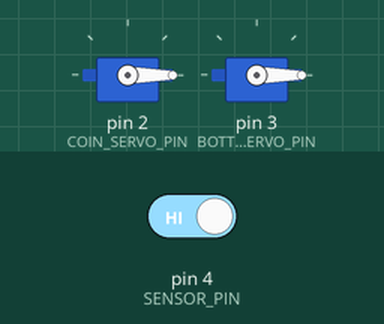
This sketch was run on a simulated Arduino Uno, built with avr-gcc and run on an emulated ATmega328P. Shown: 2 × servo. The inputs (shaded band) are chosen by the test bench; at power-on: pin 4 (SENSOR_PIN) HIGH. EEPROM starts erased.

Above: at 1.8 s.
1.9 s: pin 4 (SENSOR_PIN) driven LOW
At 2.38 s:
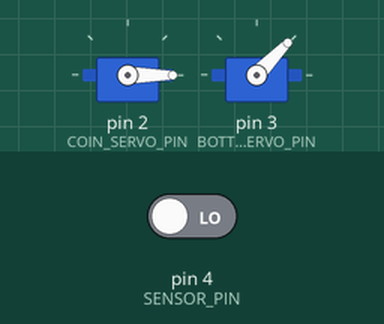
At 3.2 s:
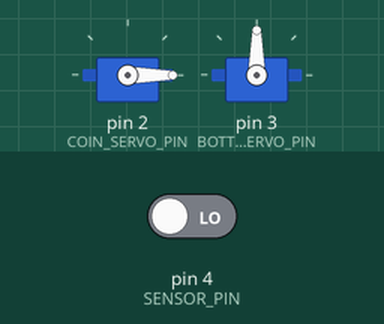
4.9 s: pin 4 (SENSOR_PIN) driven HIGH
At 7.5 s:
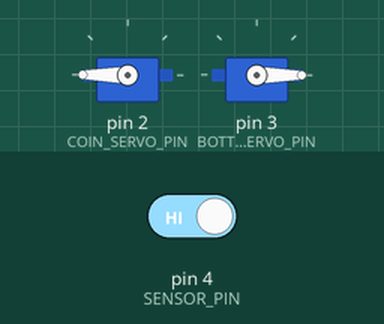
Timing chart, 0 to 10.9 s (numbered marks = the images above; inputs shaded):
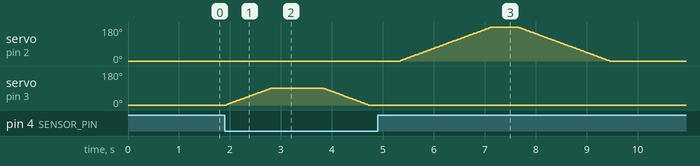

Measured:
- after the input at 1.9 s, servo on pin 3 (BOTTLE_SERVO_PIN): rises from 0° to 90° in 0.89 s, then falls to 0° in 1.9 s
- after the input at 4.9 s, servo on pin 2 (COIN_SERVO_PIN): rises from 0° to 180° in 1.8 s, then falls to 0° in 2.3 s; servo on pin 3 (BOTTLE_SERVO_PIN): stops changing and stays 0°

The sketch:

bottle_recycler.ino
```cpp
// Plastic bottle -> coin machine
// TCRT5000 detects a bottle, the bottle servo moves it in, then the coin servo
// turns 0 -> 180 -> 0 to push one coin out.
//
// Files:
//   config.h              pins, angles and timings (change settings here)
//   display.h / .cpp      I2C LCD
//   sensor.h / .cpp       TCRT5000 bottle sensor
//   servos.h / .cpp       coin servo and bottle servo
//
// LCD text is kept to 16 letters per line so it always fits the screen.

#include "config.h"
#include "display.h"
#include "sensor.h"
#include "servos.h"

void showReady() {
  showMessage("Insert a bottle", "to get a coin");
}

// Opens the flap until the sensor stops seeing the bottle, up to BOTTLE_TRIES
// times. Returns true if the bottle went in.
bool acceptBottle() {
  for (int attempt = 1; attempt <= BOTTLE_TRIES; attempt++) {
    if (attempt > 1) {
      showMessage("One moment...", "Trying again");
    }
    takeBottle();
    if (sensorClearWithin(BOTTLE_GONE_TIMEOUT)) {
      return true;
    }
  }
  return false;
}

// Takes one bottle in and pays for it. The bottle is marked as pending the
// whole time, so if the power goes off halfway the machine finishes it on
// restart instead of losing the coin.
void handleBottle() {
  setBottlePending(true);
  showMessage("Bottle received!", "Please wait...");

  if (acceptBottle()) {
    showMessage("Your coin is", "coming out...");
    dispenseCoin();  // clears the pending mark once the coin is out
    displayReset();  // a servo move can scramble the screen through a power dip
    showMessage("Thank you!", "Take your coin");
    delay(THANK_YOU_TIME);
  } else {
    // No coin: the bottle never went in, or something is held in front of the sensor
    setBottlePending(false);
    displayReset();
    showMessage("Bottle is stuck", "Please remove it");
    waitForSensorClear();
  }

  showReady();
}

void setup() {
  sensorBegin();
  displayBegin();
  showMessage("Hello!", "Getting ready...");
  servosBegin();

  if (bottlePending()) {
    handleBottle();  // the power went off in the middle of a bottle: finish it
  } else {
    showReady();
  }
}

void loop() {
  if (bottleDetected()) {
    handleBottle();
  }
}
```

display.h
```cpp
// 16x2 I2C LCD (hd44780 library)
#pragma once

void displayBegin();
void displayReset();  // starts the LCD again; fixes a screen scrambled by a power dip
void showMessage(const char *line1, const char *line2 = "");  // centered, max 16 letters per line
```

sensor.cpp
```cpp
#include <Arduino.h>
#include "config.h"
#include "sensor.h"

void sensorBegin() {
  // Pull-up: if the sensor wire comes loose, the pin reads "nothing there"
  // (with the default SENSOR_DETECTED = LOW) instead of floating and faking bottles.
  pinMode(SENSOR_PIN, INPUT_PULLUP);
}

// True if the sensor sees something for at least MIN_DETECT_TIME.
// Short enough to catch a bottle rolling past quickly, long enough to ignore
// tiny electrical spikes.
bool bottleDetected() {
  if (digitalRead(SENSOR_PIN) != SENSOR_DETECTED) {
    return false;
  }
  unsigned long start = millis();
  while (digitalRead(SENSOR_PIN) == SENSOR_DETECTED) {
    if (millis() - start >= MIN_DETECT_TIME) {
      return true;
    }
  }
  return false;
}

// "Clear" means nothing seen for CLEAR_TIME in a row. A clear plastic bottle
// can flicker the sensor off for a moment while it's still there, and a single
// clear reading would let the same bottle be counted twice.
bool sensorClearWithin(unsigned long timeout) {
  unsigned long start = millis();
  unsigned long clearSince = start;
  while (millis() - start < timeout) {
    if (digitalRead(SENSOR_PIN) == SENSOR_DETECTED) {
      clearSince = millis();
    } else if (millis() - clearSince >= CLEAR_TIME) {
      return true;
    }
  }
  return false;
}

void waitForSensorClear() {
  unsigned long clearSince = millis();
  while (millis() - clearSince < CLEAR_TIME) {
    if (digitalRead(SENSOR_PIN) == SENSOR_DETECTED) {
      clearSince = millis();
    }
  }
}
```

sensor.h
```cpp
// TCRT5000 reflective sensor that detects the plastic bottle
#pragma once

void sensorBegin();
bool bottleDetected();
bool sensorClearWithin(unsigned long timeout);  // true once nothing is seen for CLEAR_TIME in a row
void waitForSensorClear();                      // waits as long as it takes
```

servos.cpp
```cpp
#include <Arduino.h>
#include <EEPROM.h>
#include <Servo.h>
#include "config.h"
#include "servos.h"

// Hobby servos can't report their angle, so the code remembers each servo's
// angle in EEPROM (kept when the power is off). That way after a power cut or
// a brownout reset it knows where a servo was left and can bring it back to 0.
static const int MAGIC_ADDR        = 0;  // holds MAGIC once this sketch has set up the EEPROM
static const int COIN_ANGLE_ADDR   = 1;
static const int BOTTLE_ANGLE_ADDR = 2;
static const int PENDING_ADDR      = 3;
static const byte MAGIC = 0xB7;

static Servo coinServo;
static Servo bottleServo;

// Moves a servo one degree at a time from where it is now to `to`, so it
// doesn't jerk or pull a current spike.
//
// The saved angle is always the end of the move that's closer to rest. If the
// power goes off mid-move, the servo is somewhere between the two ends, so on
// restart it only ever moves back toward rest. It never swings forward, which
// for the coin servo would push out an extra coin.
static void moveServo(Servo &s, int angleAddr, int rest, int to) {
  int from = s.read();  // last angle sent; still valid after detach()
  if (abs(to - rest) < abs(from - rest)) {
    EEPROM.update(angleAddr, to);  // heading back toward rest: save before moving
  }
  int step = (to > from) ? 1 : -1;
  for (int angle = from; angle != to; angle += step) {
    s.write(angle);
    delay(SERVO_STEP_DELAY);
  }
  s.write(to);
  EEPROM.update(angleAddr, to);  // only writes if the value changed
}

// At power-up, start from the angle saved in EEPROM and sweep slowly back to
// rest instead of snapping there.
static void homeServo(Servo &s, int pin, int angleAddr, int rest) {
  int saved = EEPROM.read(angleAddr);
  if (saved > 180) {
    saved = rest;  // corrupted value
  }
  s.write(saved);
  s.attach(pin);
  moveServo(s, angleAddr, rest, rest);
  delay(SERVO_SETTLE);
  s.detach();
}

void servosBegin() {
  // First run, or EEPROM left over from another sketch: start from scratch so
  // old bytes can't swing the coin servo (and pay a coin) or fake a pending bottle.
  // MAGIC is written last, so a power cut halfway just repeats this next time.
  if (EEPROM.read(MAGIC_ADDR) != MAGIC) {
    EEPROM.update(COIN_ANGLE_ADDR, COIN_REST);
    EEPROM.update(BOTTLE_ANGLE_ADDR, BOTTLE_REST);
    EEPROM.update(PENDING_ADDR, 0);
    EEPROM.update(MAGIC_ADDR, MAGIC);
  }

  // One at a time so they don't both pull current at power-up
  homeServo(coinServo, COIN_SERVO_PIN, COIN_ANGLE_ADDR, COIN_REST);
  homeServo(bottleServo, BOTTLE_SERVO_PIN, BOTTLE_ANGLE_ADDR, BOTTLE_REST);
}

// The servo is switched off (detached) after each move. A detached servo draws
// almost no current and can't jitter, which keeps the 5V line steady for the
// LCD and the sensor.
void takeBottle() {
  bottleServo.attach(BOTTLE_SERVO_PIN);
  moveServo(bottleServo, BOTTLE_ANGLE_ADDR, BOTTLE_REST, BOTTLE_OPEN);
  delay(BOTTLE_HOLD);
  moveServo(bottleServo, BOTTLE_ANGLE_ADDR, BOTTLE_REST, BOTTLE_REST);
  delay(SERVO_SETTLE);
  bottleServo.detach();
}

void dispenseCoin() {
  coinServo.attach(COIN_SERVO_PIN);
  moveServo(coinServo, COIN_ANGLE_ADDR, COIN_REST, COIN_PUSH);
  // The coin is out at the end of the push. Clearing the mark here, not after
  // the return stroke, means a power cut on the way back can't pay twice.
  setBottlePending(false);
  delay(COIN_HOLD);
  moveServo(coinServo, COIN_ANGLE_ADDR, COIN_REST, COIN_REST);
  delay(SERVO_SETTLE);
  coinServo.detach();
}

void setBottlePending(bool pending) {
  EEPROM.update(PENDING_ADDR, pending ? 1 : 0);
}

bool bottlePending() {
  return EEPROM.read(PENDING_ADDR) == 1;
}
```

servos.h
```cpp
// Servo 1 (coin dispenser) and servo 2 (bottle flap)
#pragma once

void servosBegin();   // brings both servos back to 0 from wherever they were left
void takeBottle();    // servo 2: opens the flap, holds, closes
void dispenseCoin();  // servo 1: 0 -> 180 -> 0 to push one coin out

// A bottle is "pending" from the moment it's detected until its coin is out
// (or it's rejected). Kept in EEPROM, so after a power cut the machine can
// finish that bottle instead of losing the coin.
void setBottlePending(bool pending);
bool bottlePending();
```

config.h
```cpp
// All pins and settings in one place. Change values here, not in the other files.
#pragma once
#include <Arduino.h>

// ---- Pins ----
const int COIN_SERVO_PIN   = 2;  // servo 1: coin dispenser
const int BOTTLE_SERVO_PIN = 3;  // servo 2: bottle flap/pusher
const int SENSOR_PIN       = 4;  // TCRT5000 module "D0" output
// LCD: SDA -> Uno SDA, SCL -> Uno SCL (address is found automatically)

// Most TCRT5000 modules pull D0 LOW when something is in front of the sensor.
// If yours works the other way round, change this to HIGH.
const int SENSOR_DETECTED = LOW;

// ---- Servo angles ----
const int COIN_REST   = 0;
const int COIN_PUSH   = 180;
const int BOTTLE_REST = 0;
const int BOTTLE_OPEN = 90;

// ---- Retries ----
const int BOTTLE_TRIES = 3;  // flap attempts before showing "Bottle is stuck"

// ---- Timing (ms) ----
const unsigned long MIN_DETECT_TIME  = 5;    // a bottle only has to be seen this long, so fast ones still count
const unsigned long CLEAR_TIME       = 300;  // sensor must see nothing this long in a row to count as clear
const unsigned long BOTTLE_GONE_TIMEOUT = 1500; // after the flap closes, how long to wait for the sensor to clear (keep above CLEAR_TIME)
const unsigned long BOTTLE_HOLD      = 1000; // time the bottle flap stays open
const unsigned long COIN_HOLD        = 500;  // time the coin servo waits at 180
const unsigned long SERVO_STEP_DELAY = 10;   // per degree; slower = less current = less brownout
const unsigned long SERVO_SETTLE     = 300;  // let the servo finish moving before switching it off
const unsigned long THANK_YOU_TIME   = 2000; // how long "Thank you!" stays on screen
```
